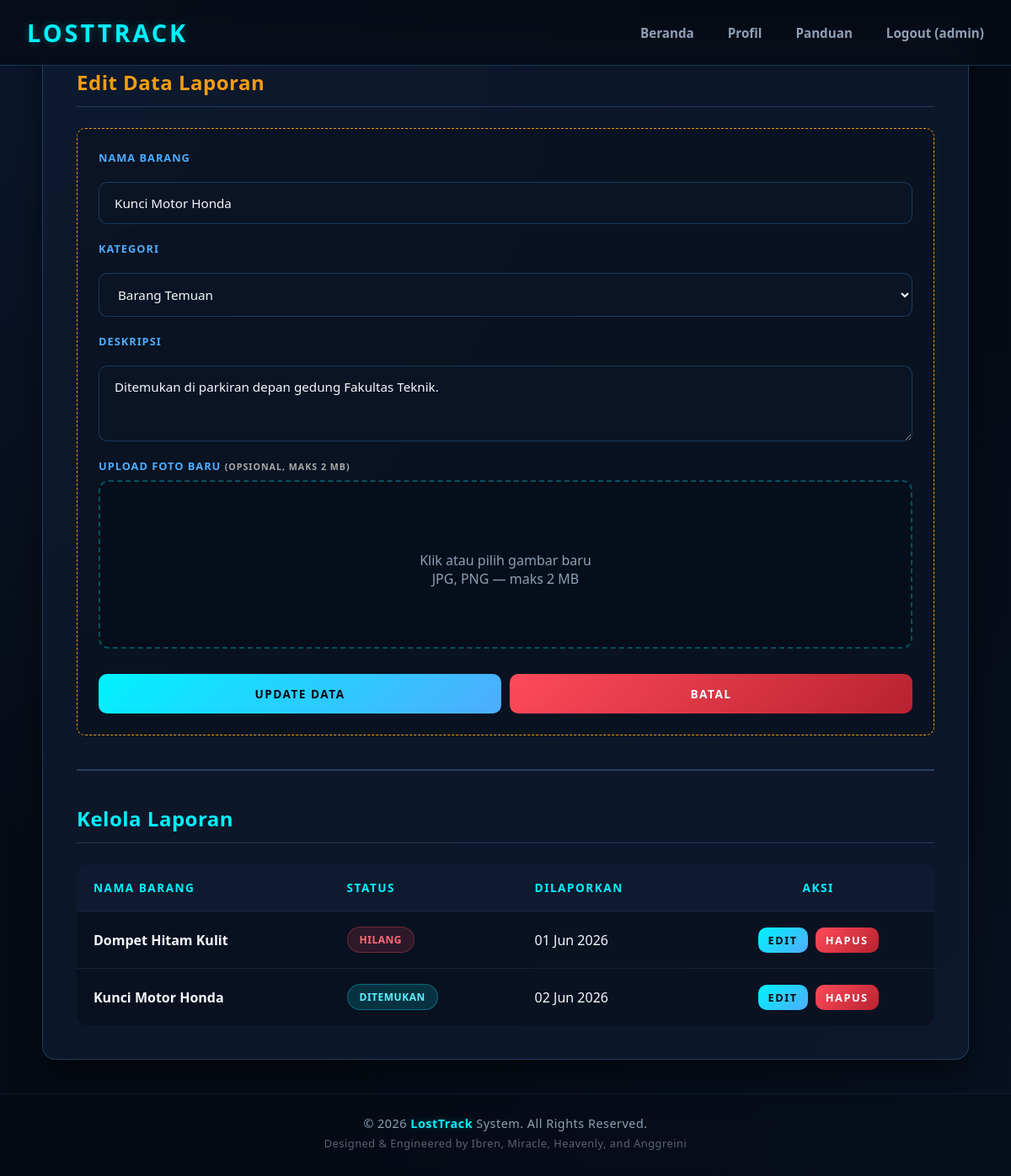
The app's page /dashboard.php?edit=1 (signed in) with its own data.
### tables this page shows
CREATE TABLE `items` (
  `id`           int(11)      NOT NULL AUTO_INCREMENT,
  `user_id`      int(11)      NOT NULL,
  `nama_barang`  varchar(150) NOT NULL,
  `kategori`     enum('Hilang','Ditemukan') NOT NULL,
  `deskripsi`    text         NOT NULL,
  `gambar`       varchar(255) DEFAULT NULL,
  `tanggal_lapor` timestamp   NOT NULL DEFAULT current_timestamp(),
  PRIMARY KEY (`id`),
  FOREIGN KEY (`user_id`) REFERENCES `users`(`id`) ON DELETE CASCADE
);

### dashboard.php (the view, shortened to what this page needs)
<?php
require 'koneksi.php';
$isEdit   = false;
$dataEdit = null;
if (isset($_GET['edit'])) {
    $id_edit   = (int) $_GET['edit'];
    $ambilData = mysqli_query($conn, "SELECT * FROM items WHERE id = $id_edit");
    if ($ambilData && mysqli_num_rows($ambilData) > 0) {
        $isEdit   = true;
        $dataEdit = mysqli_fetch_assoc($ambilData);
    }
}
?>
<!DOCTYPE html>
<html lang="id">
<head>
    <link rel="stylesheet" href="assets/css/style.css">
</head>
<body>
    <header class="header">
        <nav class="navbar">
            <div class="logo">LOSTTRACK</div>
            <div class="nav-menu">
                <a class="nav_btn" href="/">Beranda</a>
                <a class="nav_btn" href="profil">Profil</a>
                <a class="nav_btn" href="panduan">Panduan</a>
                <a class="nav_btn" href="logout">
                    Logout (<?= htmlspecialchars($_SESSION['username'], ENT_QUOTES, 'UTF-8') ?>)
                </a>
            </div>
        </nav>
    </header>
    <div class="container">
        <?php if ($isEdit && $dataEdit): ?>
            <h2 style="color:#f39c12;">Edit Data Laporan</h2>
            <form action="" method="POST" enctype="multipart/form-data"
                  style="background:rgba(0,0,0,0.2); padding:25px; border-radius:10px; border:1px dashed #f39c12;">
                <label>Nama Barang</label>
                <input type="text" name="nama_barang"
                       value="<?= htmlspecialchars($dataEdit['nama_barang'], ENT_QUOTES, 'UTF-8') ?>" required>
                <label>Kategori</label>
                <select name="kategori">
                    <option value="Ditemukan" <?= $dataEdit['kategori'] === 'Ditemukan' ? 'selected' : '' ?>>Barang Temuan</option>
                </select>
                <label>Deskripsi</label>
                <textarea name="deskripsi" rows="3" required><?= htmlspecialchars($dataEdit['deskripsi'], ENT_QUOTES, 'UTF-8') ?></textarea>
                <div class="form-group">
                    <label>UPLOAD FOTO BARU <small style="color:#aaa;">(opsional, maks 2 MB)</small></label>
                    <div class="upload-area">
                        <div class="upload-text">
                            <p>Klik atau pilih gambar baru</p>
                            <span>JPG, PNG — maks 2 MB</span>
                        </div>
                    </div>
                </div>
                <div style="display:flex; gap:10px; margin-top:10px;">
                    <button type="submit" name="update" class="btn" style="flex:1;">Update Data</button>
                    <a href="dashboard.php" class="btn btn-danger" style="flex:1; text-align:center;">Batal</a>
                </div>
            </form>
        <?php endif; ?>
        <hr style="border:1px solid #2a3f5f; margin:40px 0;">
        <h2>Kelola Laporan</h2>
        <table>
            <thead>
                <tr>
                    <th>Nama Barang</th>
                    <th>Status</th>
                    <th>Dilaporkan</th>
                    <th style="text-align:center;">Aksi</th>
                </tr>
            </thead>
            <tbody>
            <?php
            $q = mysqli_query($conn, "SELECT * FROM items ORDER BY id DESC");
            while ($row = mysqli_fetch_assoc($q)):
                $badge    = ($row['kategori'] === 'Hilang') ? 'badge-hilang' : 'badge-temu';
                $namaAman = htmlspecialchars($row['nama_barang'], ENT_QUOTES, 'UTF-8');
                $katAman  = htmlspecialchars($row['kategori'],    ENT_QUOTES, 'UTF-8');
                $tgl      = date('d M Y', strtotime($row['tanggal_lapor']));
                $idInt    = (int) $row['id'];
            ?>
                <tr>
                    <td style="font-weight:bold;"><?= $namaAman ?></td>
                    <td><span class="badge <?= $badge ?>"><?= $katAman ?></span></td>
                    <td><?= $tgl ?></td>
                    <td style="text-align:center;">
                        <a href="dashboard.php?edit=<?= $idInt ?>" class="btn"
                           style="padding:6px 12px; font-size:0.8em;">Edit</a>
                        <a href="dashboard.php?hapus=<?= $idInt ?>" class="btn btn-danger"
                           style="padding:6px 12px; font-size:0.8em; margin-left:5px;"
                           onclick="return konfirmasiHapus('<?= addslashes($namaAman) ?>')">Hapus</a>
                    </td>
                </tr>
            <?php endwhile; ?>
            </tbody>
        </table>
    </div>
    <footer class="footer-copyright">
            <p>&copy; 2026 <span class="brand-glow">LostTrack</span> System. All Rights Reserved.</p>
            <p class="footer-sub">Designed & Engineered by Ibren, Miracle, Heavenly, and Anggreini</p>
        </footer>
</body>
</html>

### records on screen
items: nama_barang "Kunci Motor Honda", kategori "Barang Temuan", deskripsi "Ditemukan di parkiran depan gedung Fakultas Teknik.", kategori "DITEMUKAN", tanggal_lapor "02 Jun 2026"
items: nama_barang "Dompet Hitam Kulit", kategori "HILANG", tanggal_lapor "01 Jun 2026"

### other values on screen
$_SESSION['username'] "admin"
